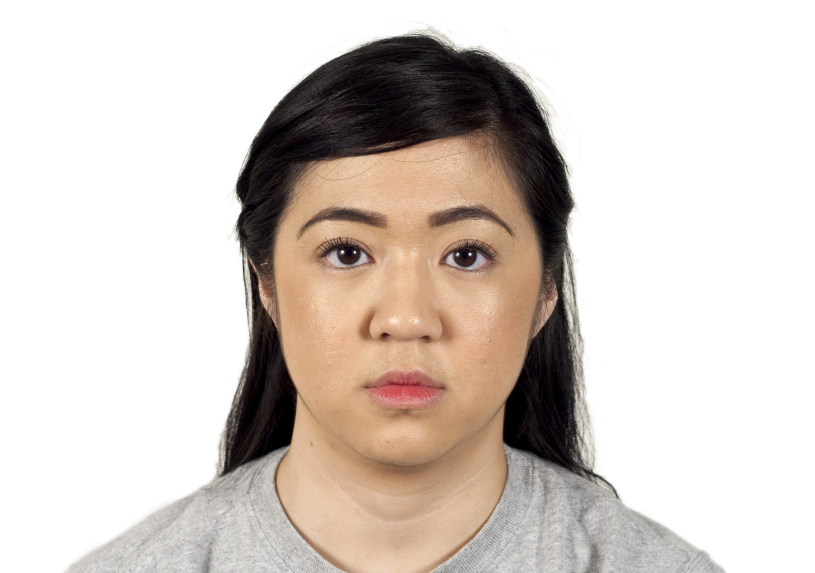
#> input picture scripts/testPics/CFD-AF-203-077-N.jpg, 2444 x 1718 px (shown at 1/3 size); its folder holds only this picture in this run
$ python autocrop_every_photo.py   (older library calls are emulated)
#> lines starting #> are read from the running program, lines starting #| are printed output that depends on the picture
#> further down, img is the input picture: shape (1718, 2444, 3); mean B, G, R 197.4, 204, 213.1
import cv2
import sys
import glob
import numpy as np
import os

def scale(img, width, height):
    dim = (width, height)

    # resize image
    resized = cv2.resize(img, dim, interpolation = cv2.INTER_AREA)
    # [4 lines of commented-out code are left out]
    return resized

def autocrop(file):
    # # print(cv2.__version__)
#> called with file = 'testPics/CFD-AF-203-077-N.jpg'
    cascPath = "haarcascade_frontalface_default.xml"

    # Create the haar cascade
    faceCascade = cv2.CascadeClassifier(cascPath)
    faceCascade = cv2.CascadeClassifier(cv2.data.haarcascades + "haarcascade_frontalface_default.xml")
    # # files=glob.glob("testPics/photo-1542909168-82c3e7fdca5c.jpg")
    # files=glob.glob("testPics/*.jpg")
    # for file in files:

    # Read the image
    image = cv2.imread(file)
    gray = cv2.cvtColor(image, cv2.COLOR_BGR2GRAY)
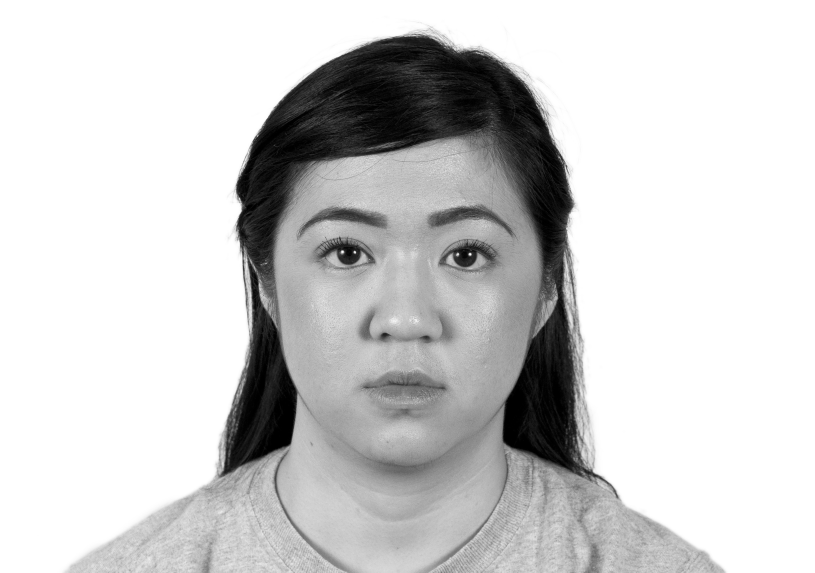
#> gray: shape (1718, 2444) (shown at 1/3 size); min 0, max 255, mean 206

    # Detect faces in the image
    faces = faceCascade.detectMultiScale(
        gray,
        scaleFactor=1.1,
        minNeighbors=5,
        minSize=(30, 30),
        # flags = cv2.cv.CV_HAAR_SCALE_IMAGE
        flags = cv2.CASCADE_SCALE_IMAGE
    )
#> faces = [[545, 1628, 53, 53], [713, 368, 1004, 1004]]

    print ("Found {0} faces!".format(len(faces)))
#| Found 2 faces!

    # for (x, y, w, h) in faces:
    #     print ("face bound: ", x, y, w, h)

    #     # Dubugging boxes
    #     cv2.rectangle(image, (x, y), (x + w, y + h), (0, 255, 0), 2)

    # Draw a rectangle around the biggest face among the detected.
    x, y, w, h = max(list(faces), key = lambda t: t[2] * t[3])
#> x = 713; y = 368; w = 1004; h = 1004
    print ("face bound: ", x, y, w, h)
#| face bound:  713 368 1004 1004
    # Dubugging boxes
    cv2.rectangle(image, (x, y), (x + w, y + h), (0, 255, 0), 2)

    # [5 lines of commented-out code are left out]
    left = 0
    right = 0
    top = 0
    bottom = 0

    # [8 lines of commented-out code are left out]
    image  = image[y - top : y + h + bottom, x - left : x + w + right]
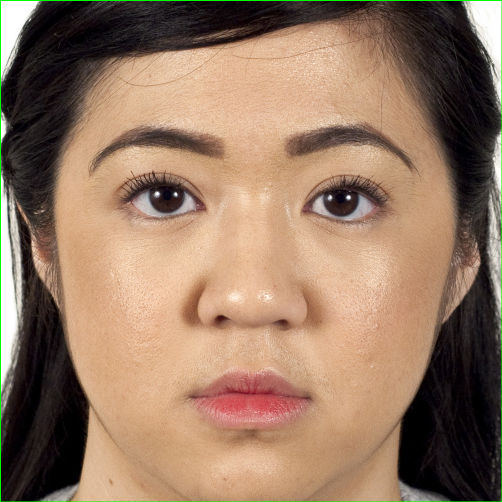
#> image: shape (1004, 1004, 3) (shown at 1/2 size); mean B, G, R 98.9, 121, 149.4
    image = scale(image, 500, 500)
#> in scale, `resized = cv2.resize(img, dim, interpolation = cv2.INTER_AREA)`:
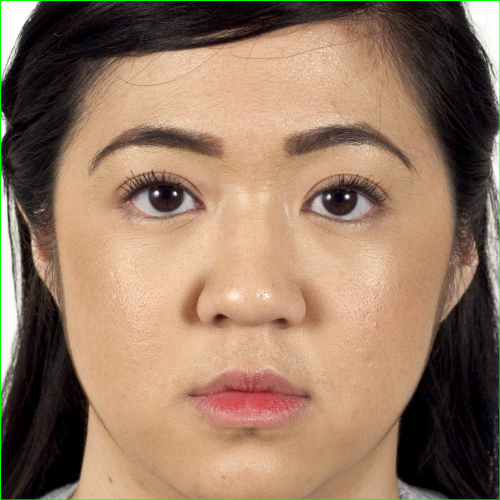
#> resized: shape (500, 500, 3); mean B, G, R 98.9, 121, 149.4

    # print ("cropped_{1}{0}".format(str(file), str(x)))
    # cv2.imshow('cropped', image)
    # cv2.waitKey(0)
    return image
    # cv2.imwrite('croppedPics/cropped_{1}_{0}.jpg'.format(str(file)[9:], str(x)), image)

for filepath, dirnames, filenames in os.walk(r'testPics'):
    for filename in filenames:
        file = os.path.join(filepath, filename)
        img = cv2.imread(file)
        img = autocrop(file)
        cv2.imwrite('cropped.jpg', img)
